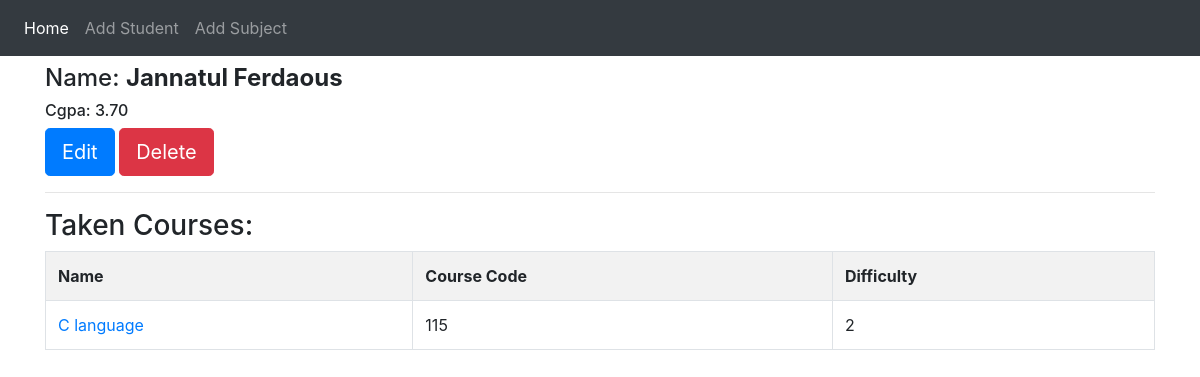
Page /student_detail/2 on the committed database.
### first_app/models.py (models this page shows, shortened)
class Student(models.Model):
    first_name = models.CharField(max_length=100)
    last_name = models.CharField(max_length=100)
    cgpa = models.DecimalField(max_digits=4,decimal_places=2)

class Subject(models.Model):
    student = models.ForeignKey(Student,on_delete=models.CASCADE)
    name = models.CharField(max_length=100)
    code = models.IntegerField()
    difficulty = (
    (1,"Very Easy"),
    (2,"Easy"),
    (3,"Medium"),
    (4,"Hard"),
    (4,"DROPPP!!!!!"),
    )
    difficulty_level = models.IntegerField(choices=difficulty)

### first_app/views.py (the view)
# urls.py: path("student_detail/<int:id>",views.student_detail,name="student_detail"),
def student_detail(request,id):
    get_student = Student.objects.get(pk=id)
    get_subject = Subject.objects.filter(student=id).order_by('-difficulty_level')
    diction = {"title":"Student Info","student_info":get_student,"subjects":get_subject}
    return render(request,"first_app/student_info.html",context=diction)

### templates/first_app/student_info.html (shortened to what this page needs)
{% extends 'base.html' %}
{% block content %}
<h4>Name: <b>{{ student_info.first_name }} {{ student_info.last_name }} </b></h4>
<h6>Cgpa: {{ student_info.cgpa }}</h6>
<a href="{% url 'first_app:edit' id=student_info.pk %}" class="btn btn-primary btn-lg">Edit</a>
<a href="{% url 'first_app:delete' id=student_info.id %}" class="btn btn-danger btn-lg" onclick="return confirm('Do you really want to delete that?')">Delete</a>
<br>
<hr>
<h3>Taken Courses:</h3>
{% if subjects %}
<table class="table table-striped table-bordered">
  <tr>
    <th>Name</th>
    <th>Course Code</th>
    <th>Difficulty</th>
  </tr>
  <tr>
    {% for subjects in subjects %}
    <td> <a href="{% url 'first_app:edit' id=subjects.pk %}">{{ subjects.name }} </a> </td>
    <td>{{ subjects.code }}</td>
    <td>{{ subjects.difficulty_level }}</td>
  </tr>
  {% endfor %}
</table>
{% else %}
<h3>No Courses Taken</h3>
{% endif %}
{% endblock %}

### rows in the picture
Student: first_name "Jannatul", last_name "Ferdaous", cgpa "3.70"
Subject: name "C language", code "115", difficulty_level "2"
